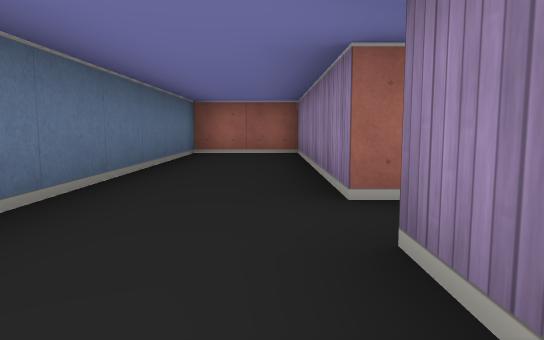
view 1 (above)

24 first-person views from a walk through a cub3D ray-caster map. The camera is about half as high as the walls, tilts 6° down and sees 70° across. The floor is counted in squares. Each view is taken from the middle of a square. On the plan, view 1 faces up. The plan holds only what a view shows up to about 9 squares ahead; the rest is blank.

view 2
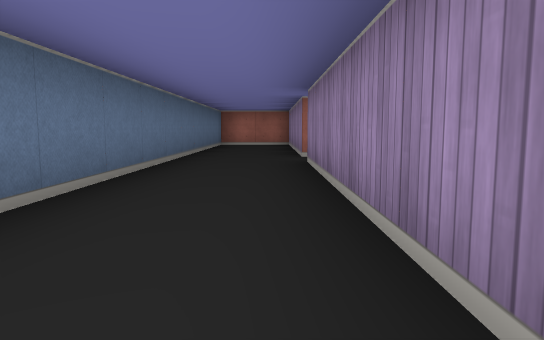

view 3
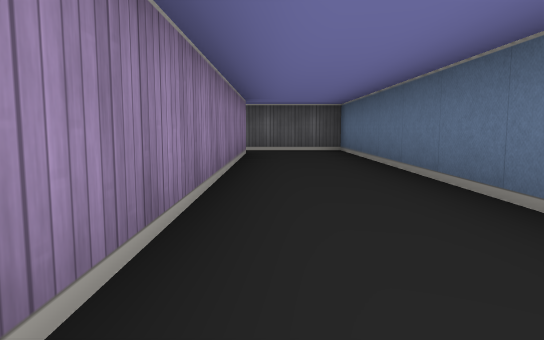

view 4
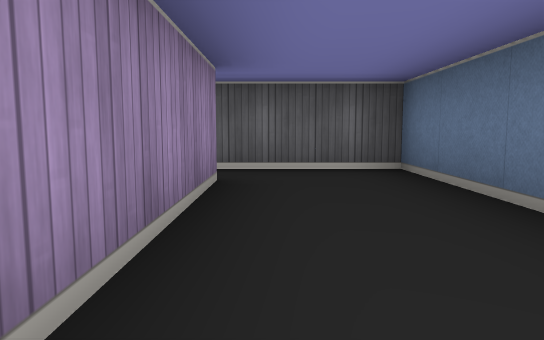

view 5
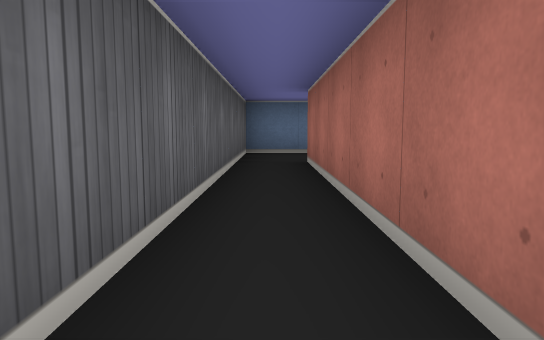

view 6
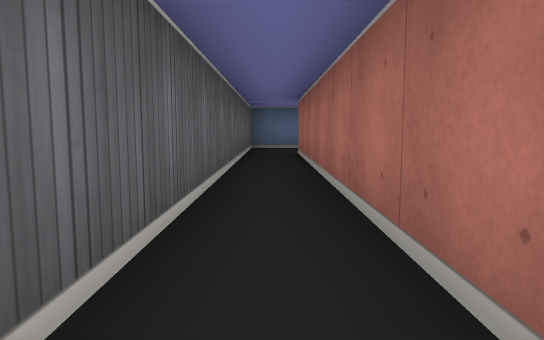

view 7
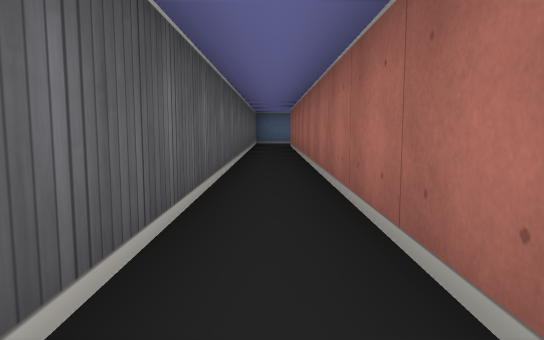

view 8
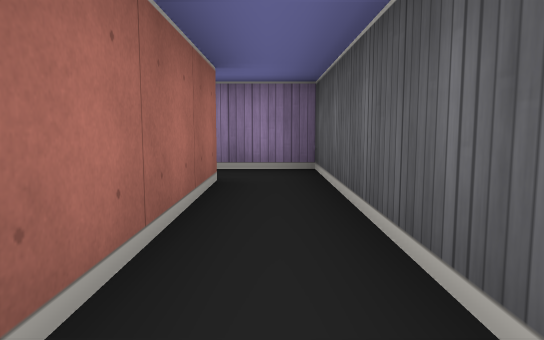

view 9
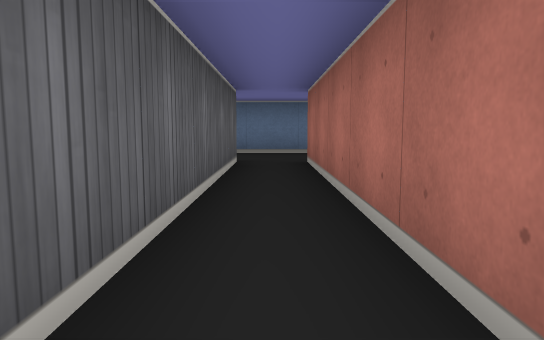

view 10
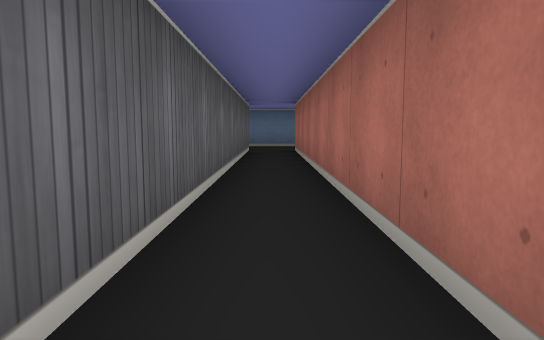

view 11
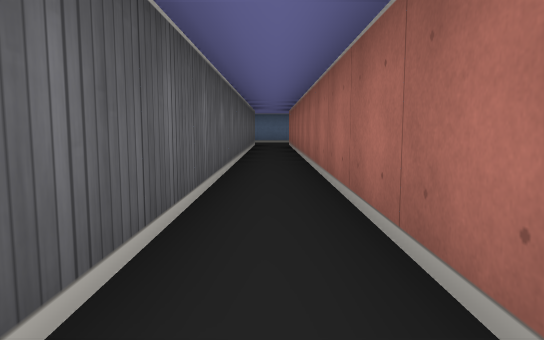

view 12
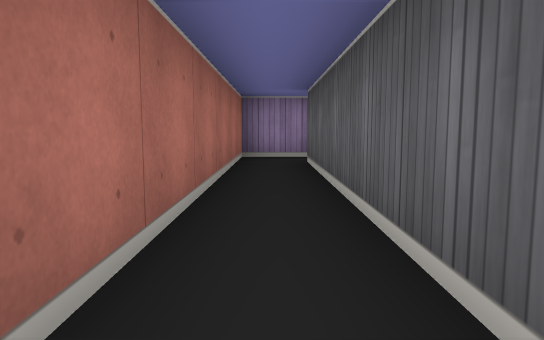

view 13
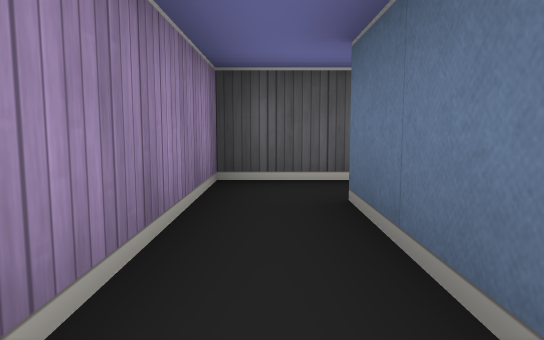

view 14
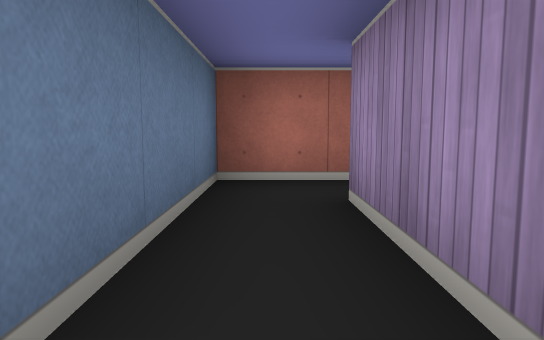

view 15
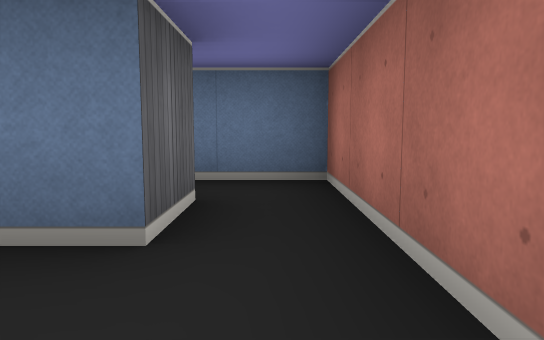

view 16
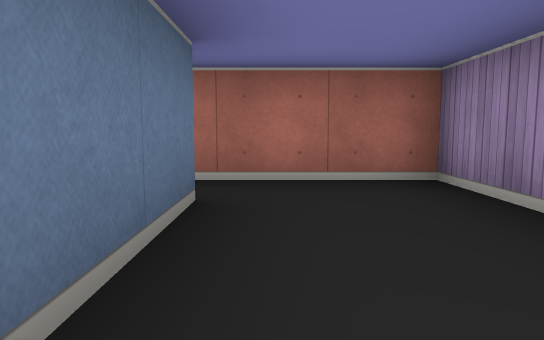

view 17
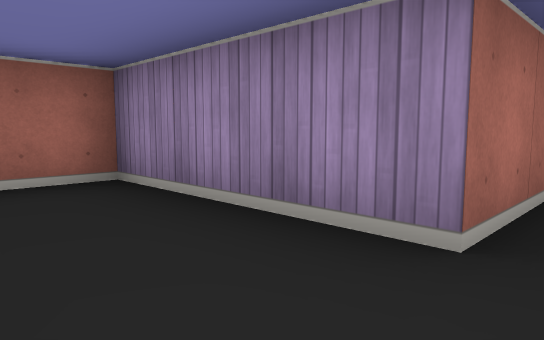

view 18
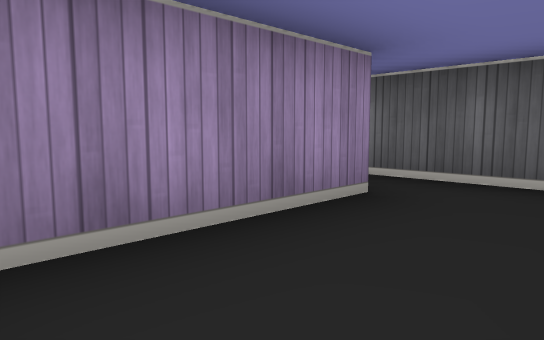

view 19
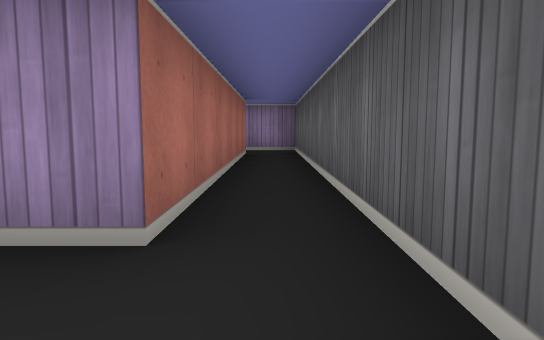

view 20
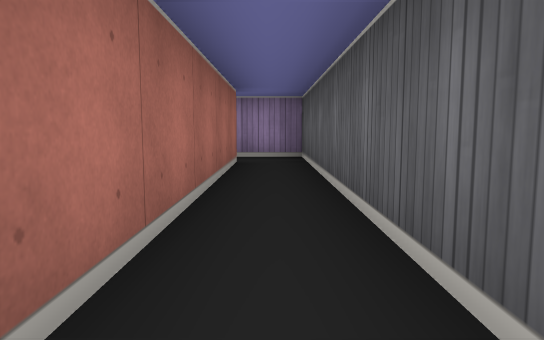

view 21
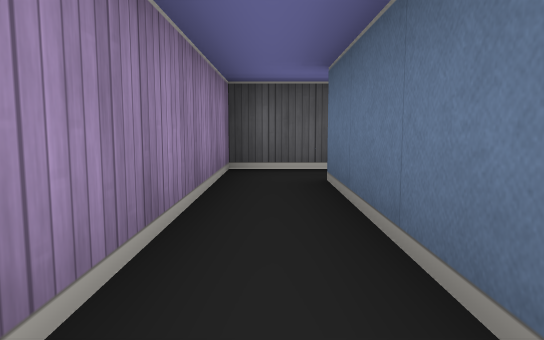

view 22
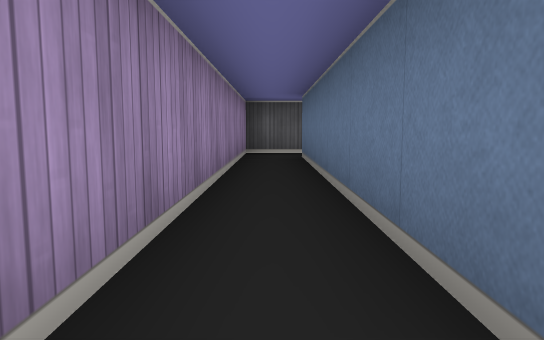

view 23
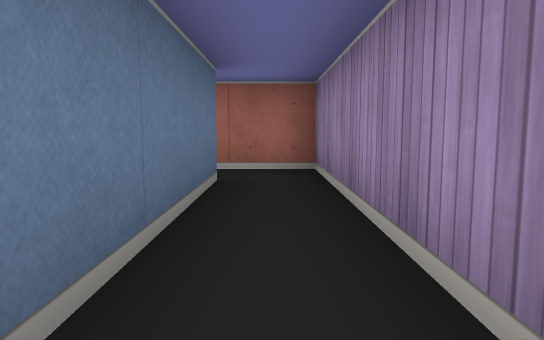

view 24
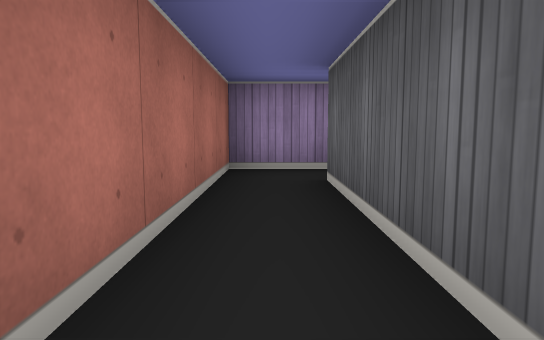

### Floor plan
Points are (right, up) in squares from view 1. A wall is a line through its corners. A room is listed if a view was taken in it or the views show most of it. See-through windows are left out.
Room 1 (views 1, 2, 3, 4, 5, 6, 7, 8, 9, 10, 11, 12, 14)
walls: (10.5, -5.5) (10.5, -7.5) (0.5, -7.5) (0.5, 1.5) (11.5, 1.5); (12.5, 1.4) (12.5, 2.5) (0.5, 2.5) (0.5, 7.5) (-1.5, 7.5) (-1.5, -8.5) (11.5, -8.5) (11.5, -5.5)
ways out: opening at (11, -6.5) to room 2; opening at (12, 0.5) to room 5
Room 2 (view 13)
walls: (11.5, -4.5) (10.5, -4.5) (10.5, -5.5)
ways out: opening at (11, -6.5) to room 1; opening at (12, -5) to room 3
Room 3 (views 15, 18)
walls: (11.5, -5.5) (12.5, -5.5); (14.5, -5.5) (14.5, -4.5) (11.5, -4.5)
ways out: opening at (12, -5) to room 2; opening at (13.5, -6.5) to room 4
Room 4 (views 16, 17, 19, 20, 21, 23)
walls: (13.5, -8.5) (21.5, -8.5) (21.5, -1.5); (12.5, -5.5) (12.5, -7.4); (20.5, -1.5) (20.5, -7.5) (14.5, -7.5) (14.5, -5.5)
ways out: opening at (13.5, -6.5) to room 3; opening at (21, -2) to room 5
Room 5 (views 22, 24)
walls: (17.6, -1.5) (20.5, -1.5); (21.5, -1.5) (21.5, -0.5) (17.6, -0.5)
ways out: opening at (12, 0.5) to room 1; opening at (21, -2) to room 4

Positions as (right, up) in squares from view 1, and headings:
1: (0, 0), facing up
2: (0, -4), facing up
3: (0, 0), facing down
4: (0, -4), facing down
5: (6, -8), facing left
6: (8, -8), facing left
7: (11, -8), facing left
8: (7, -8), facing right
9: (6, 2), facing left
10: (9, 2), facing left
11: (12, 2), facing left
12: (6, 2), facing right
13: (11, -5), facing down
14: (11, -8), facing up
15: (14, -5), facing left
16: (13, -8), facing up
17: (13, -8), facing up-right
18: (13, -5), facing down-right
19: (13, -8), facing right
20: (15, -8), facing right
21: (21, -4), facing down
22: (21, -1), facing down
23: (21, -5), facing up
24: (17, -1), facing right
